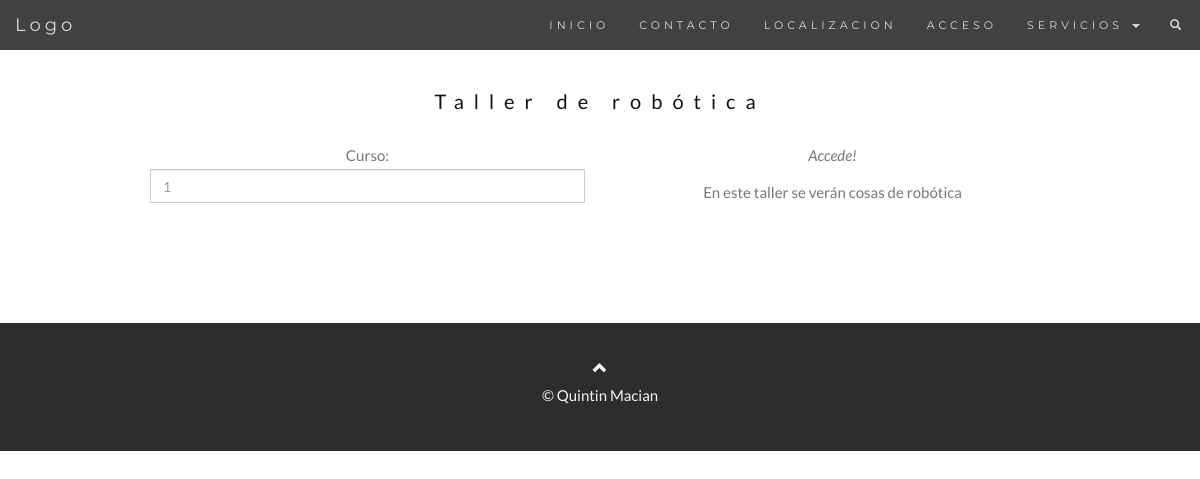
Page /taller/mostrar/0 on the committed database.
### talleres/models.py (models this page shows, shortened)
class Taller(models.Model):
    Numero = models.AutoField(primary_key=True)
    NombreTaller = models.CharField(max_length=50)
    Descripcion = models.CharField(max_length=150)
    NumDepartamento = models.ForeignKey(Departamento, on_delete=models.CASCADE)
    NIVEL = ((1,'ESO'), (2, 'BACHILLER'), (3,'CFGM'), (4,'CFGS'), (5,'PQPI'))
    nivel = models.PositiveSmallIntegerField(choices=NIVEL, null=True)
    curso = models.IntegerField()
    MaxAlumnos = models.IntegerField()
    duracion = models.IntegerField()
    jornada = models.IntegerField()
    excede = models.IntegerField(null=True)
    foto = models.ImageField(blank=True, null=True, upload_to = 'media/', default='/media/default.jpg')
    ESTADO = ((1, 'abierto'),(2, 'cerrado'))
    estado = models.PositiveSmallIntegerField(choices=ESTADO, null=True)
    idAlumnoTaller = models.ManyToManyField(Alumno, through='AlumnoTaller')

### talleres/views.py (the view, shortened to what this page needs)
# urls.py: path('taller/mostrar/<int:taller_id>', views.muestraTallerConID, name='muestraTallerConID'),
def muestraTallerConID(request, taller_id):
    taller = get_object_or_404(Taller, pk=taller_id)
    alumnos=Alumno.objects.filter(dniA=request.user)
    if request.user.is_anonymous or len(alumnos) == 0:
        return render(request, 'talleres/taller.html',
        {
            "taller" : taller,
            "alumno": False
        })

### talleres/templates/talleres/taller.html (shortened to what this page needs)
{% extends "base.html" %}
  {% block content %}
    <div id="band" class="container text-center">
      <h3> {{ taller.NombreTaller }}</h3>
      <div class="col-sm-6 form-group">
        Curso: <input class="form-control" id="dni" name="dni" placeholder="{{ taller.curso }}" type="text" required>
      </div>
      <p><em>Accede!</em></p>
      <p>{{ taller.Descripcion }}</p>
      <br>
    </div>
    {% endblock content %}

### talleres/static/talleres/principal.css (style rules this page uses)
body { font: 400 15px/1.8 Lato, sans-serif; color: #777; }
h3, h4 { margin: 10px 0 30px 0; letter-spacing: 10px; font-size: 20px; color: #111; }
.container { padding: 80px 120px; }
.form-control { border-radius: 0; }

### rows in the picture
Taller: NombreTaller "Taller de robótica", dni "1", Descripcion "En este taller se verán cosas de robótica"
